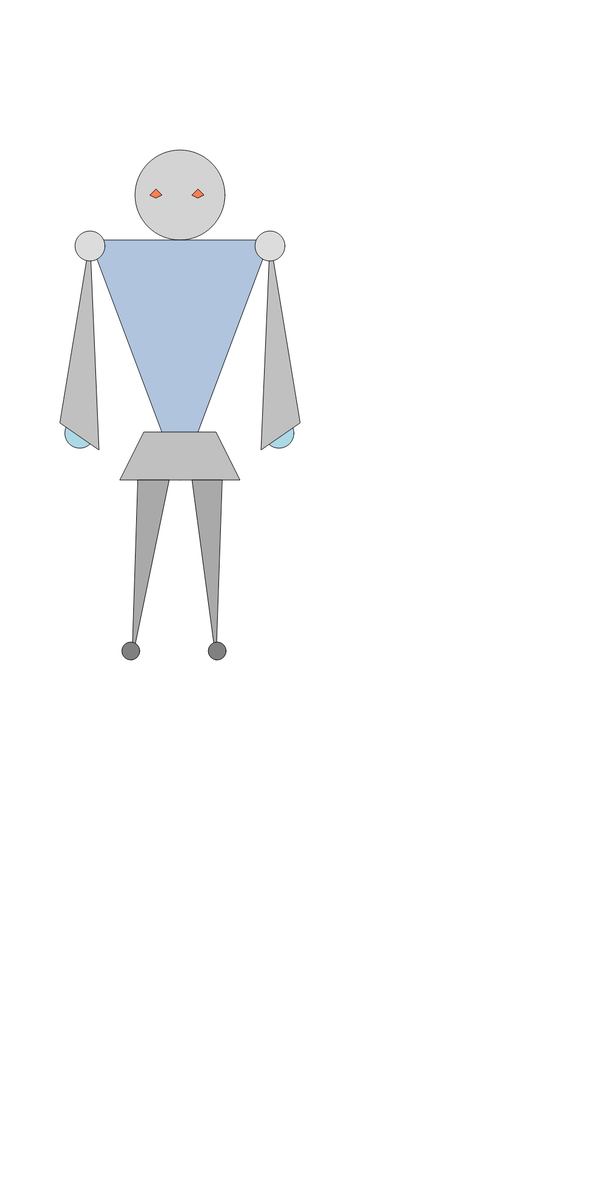
Frame 1 (no input)
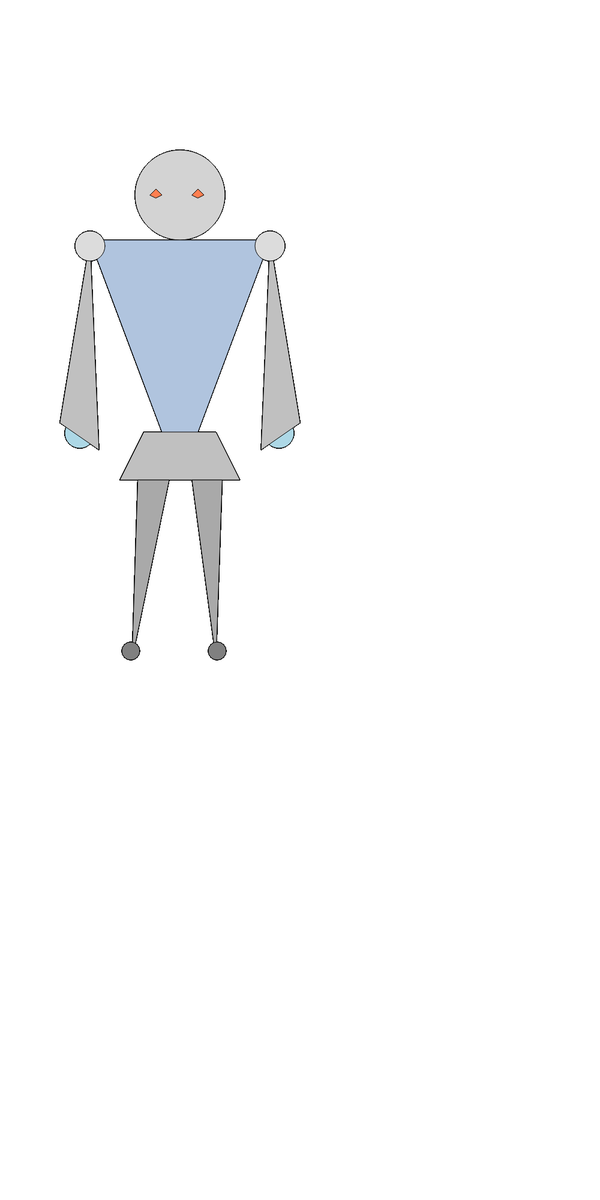
Frame 60 (no input)
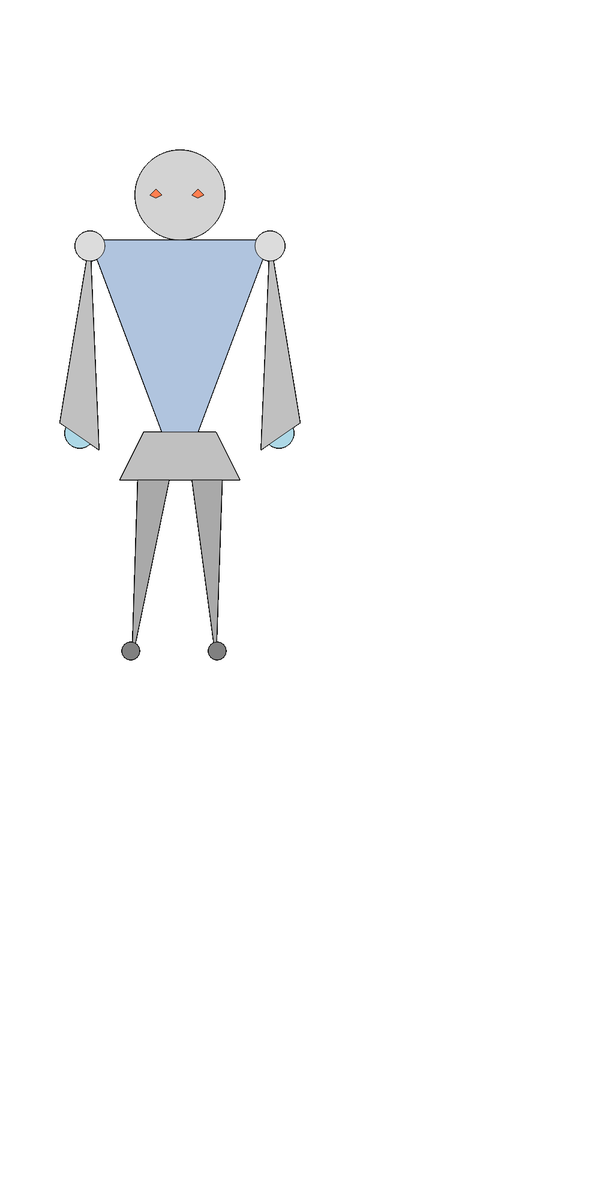
Frame 120 (the mouse pressed at the canvas centre since frame 60)

The p5.js sketch that drew these frames (run headless with seeded random() and noise() and a simulated clock; from frame 60 on, the mouse is pressed at the canvas centre):

// p5.js sketch
// ── sketch.js
function setup()
{
	//create a canvas for the robot
	createCanvas(1000, 2000);
}

function draw()
{
    //robot head
    fill("lightgray")
    ellipse(300,325,150,150)
    fill("coral")
    quad(250,325,260,315,270,325,260,330)
    quad(320,325,330,315,340,325,330,330)
    //robot body
    fill("lightsteelblue")
    triangle(150,400,450,400,300,800)
    
    //robot arm
    fill("lightblue")
    ellipse(133,722,50,50)
    ellipse(465,722,50,50)
    fill("silver")
    triangle(150,400,165,750,100,705 )
    triangle(450,400,435,750,500,705)
   
    // shoulders
    fill("gainsboro")
    ellipse(150,410,50,50)
    ellipse(450,410,50,50)
    
    //robot hips
    fill("silver")
    quad(240,720,360,720,400,800,200,800)
   
    //robot leg
    fill("darkgray")
    triangle(230,800,282,800,220,1100)
    triangle(370,800,320,800,360,1100)
    fill("gray")
    ellipse(218,1085,30,30)
    ellipse(362,1085,30,30)
    
}
